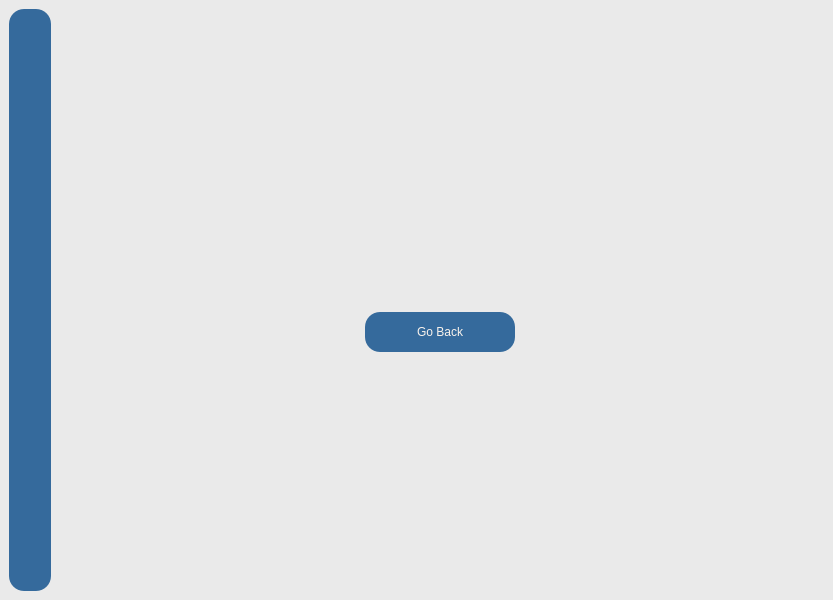
<?xml version="1.0" encoding="UTF-8"?>
<ui version="4.0">
 <class>MainWindow</class>
 <widget class="QMainWindow" name="MainWindow">
  <property name="geometry">
   <rect>
    <x>0</x>
    <y>0</y>
    <width>833</width>
    <height>600</height>
   </rect>
  </property>
  <property name="minimumSize">
   <size>
    <width>0</width>
    <height>0</height>
   </size>
  </property>
  <property name="maximumSize">
   <size>
    <width>16777215</width>
    <height>16777215</height>
   </size>
  </property>
  <property name="windowTitle">
   <string>MainWindow</string>
  </property>
  <property name="styleSheet">
   <string notr="true">background-color: #EAEAEA;</string>
  </property>
  <widget class="QWidget" name="centralwidget">
   <layout class="QHBoxLayout" name="horizontalLayout">
    <item>
     <widget class="QWidget" name="widget" native="true">
      <property name="minimumSize">
       <size>
        <width>42</width>
        <height>0</height>
       </size>
      </property>
      <property name="maximumSize">
       <size>
        <width>42</width>
        <height>16777215</height>
       </size>
      </property>
      <property name="styleSheet">
       <string notr="true">background-color: #356a9c;
border-radius: 15px;</string>
      </property>
      <layout class="QVBoxLayout" name="verticalLayout_3">
       <item>
        <widget class="QWidget" name="widget_9" native="true">
         <property name="minimumSize">
          <size>
           <width>40</width>
           <height>40</height>
          </size>
         </property>
         <property name="maximumSize">
          <size>
           <width>40</width>
           <height>40</height>
          </size>
         </property>
        </widget>
       </item>
      </layout>
     </widget>
    </item>
    <item>
     <widget class="QWidget" name="widget_2" native="true">
      <layout class="QVBoxLayout" name="verticalLayout">
       <property name="leftMargin">
        <number>0</number>
       </property>
       <property name="rightMargin">
        <number>0</number>
       </property>
       <item>
        <widget class="QWidget" name="widget_4" native="true">
         <layout class="QHBoxLayout" name="horizontalLayout_2">
          <item>
           <widget class="QLabel" name="label">
            <property name="maximumSize">
             <size>
              <width>16777215</width>
              <height>400</height>
             </size>
            </property>
            <property name="text">
             <string/>
            </property>
            <property name="pixmap">
             <pixmap>../../app_producer_advanced-main/PetAdoptionApp/img/404-dog-stuck-jar_557227-1.jpg</pixmap>
            </property>
            <property name="scaledContents">
             <bool>true</bool>
            </property>
           </widget>
          </item>
         </layout>
        </widget>
       </item>
       <item alignment="Qt::AlignTop">
        <widget class="QWidget" name="widget_5" native="true">
         <property name="minimumSize">
          <size>
           <width>0</width>
           <height>0</height>
          </size>
         </property>
         <property name="maximumSize">
          <size>
           <width>16777215</width>
           <height>100</height>
          </size>
         </property>
         <layout class="QHBoxLayout" name="horizontalLayout_3">
          <item>
           <widget class="QPushButton" name="bt_back">
            <property name="minimumSize">
             <size>
              <width>150</width>
              <height>40</height>
             </size>
            </property>
            <property name="maximumSize">
             <size>
              <width>150</width>
              <height>40</height>
             </size>
            </property>
            <property name="cursor">
             <cursorShape>PointingHandCursor</cursorShape>
            </property>
            <property name="mouseTracking">
             <bool>true</bool>
            </property>
            <property name="styleSheet">
             <string notr="true">border-radius: 15px;
font: 12pt &quot;Bahnschrift&quot;;
background-color: #356a9c;
color: #F8F2EC;

</string>
            </property>
            <property name="text">
             <string>Go Back</string>
            </property>
           </widget>
          </item>
         </layout>
        </widget>
       </item>
      </layout>
     </widget>
    </item>
   </layout>
  </widget>
 </widget>
 <resources/>
 <connections/>
</ui>
